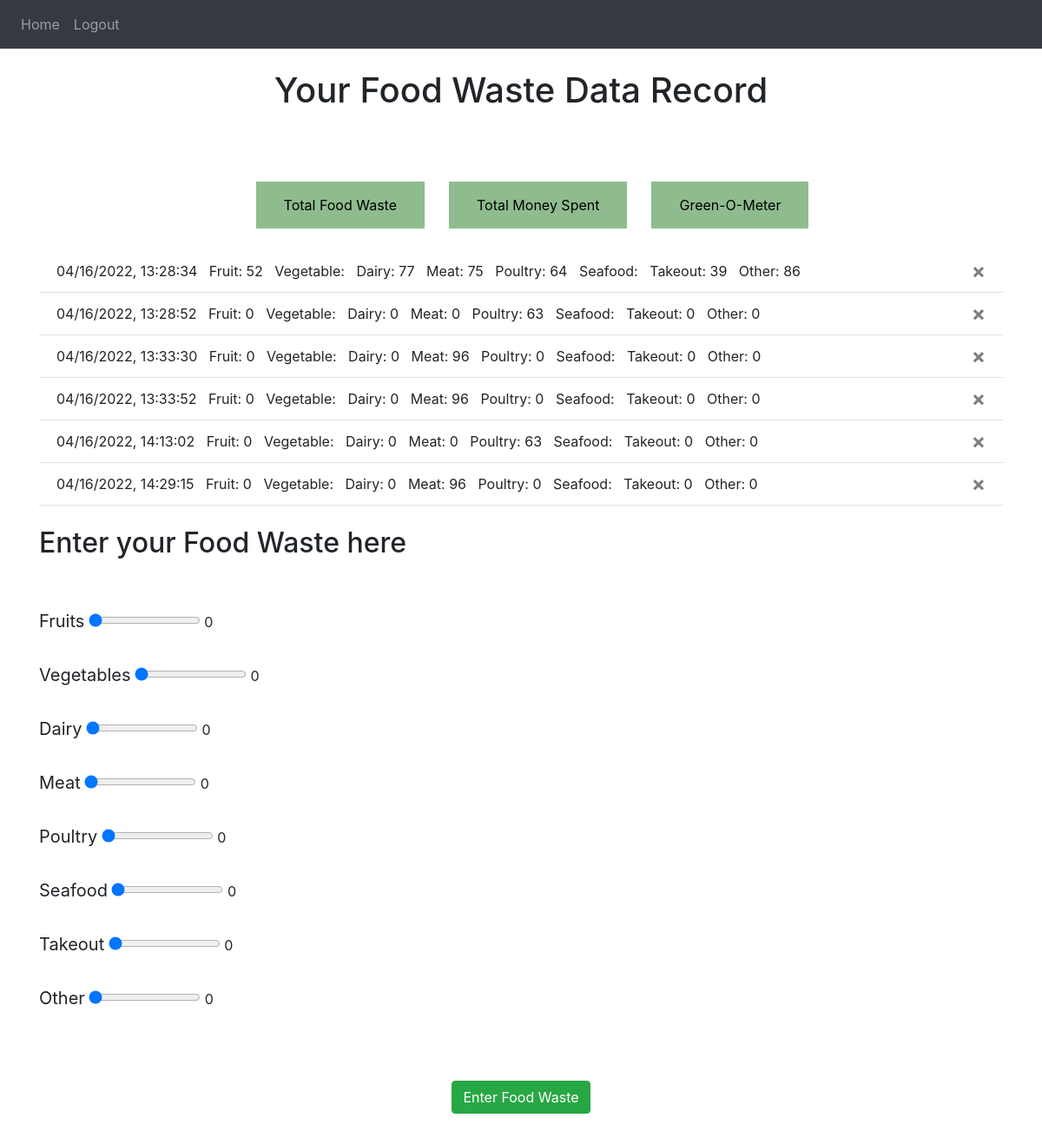
Page / (signed in) on the earlier database version.
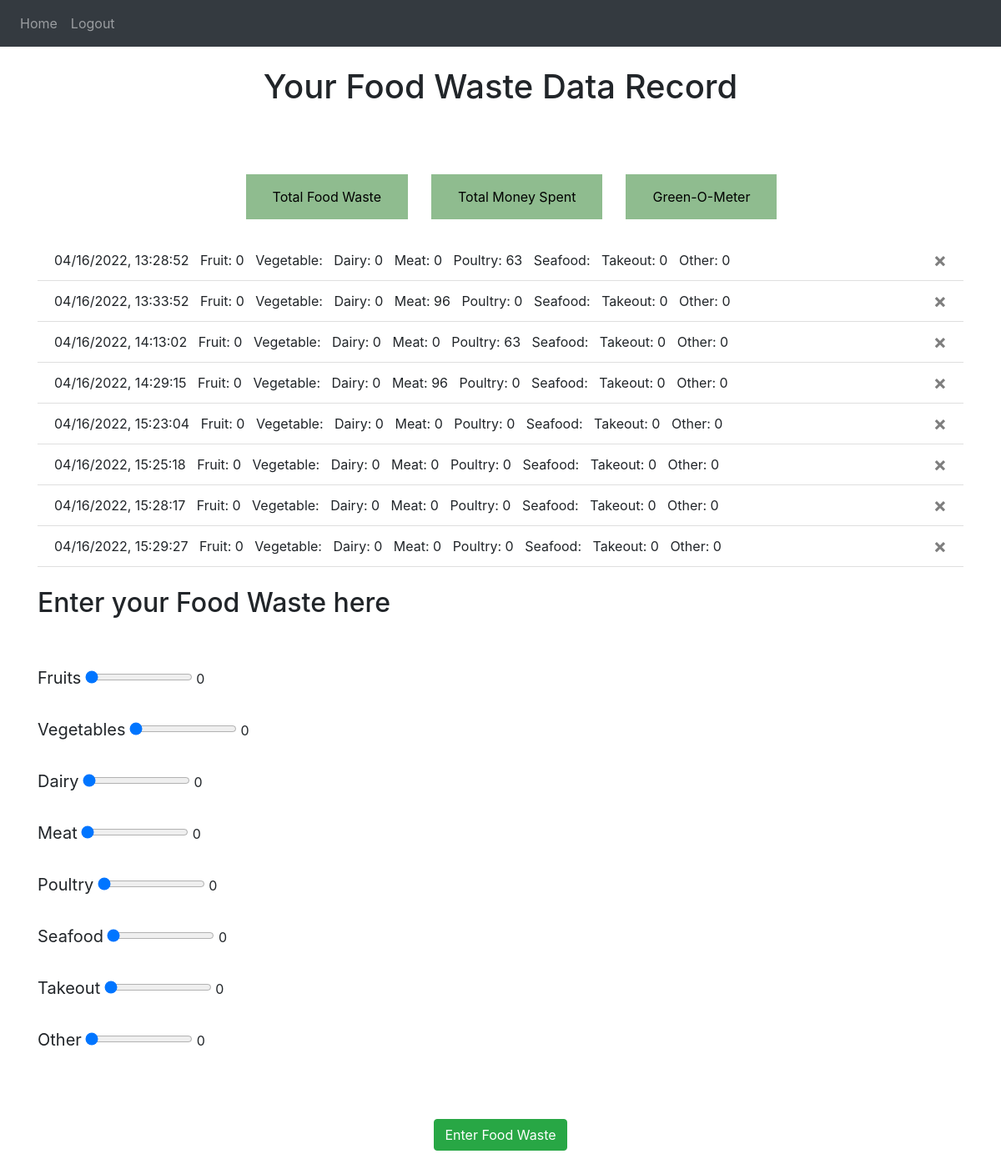
Same page on the later database version.
### website/models.py (models this page shows)
@dataclass
class UserFoodWaste(db.Model):
    user_id = db.Column(db.Integer, db.ForeignKey('user.id'))
    id = db.Column(db.Integer, primary_key=True)
    date = db.Column(db.DateTime(timezone=True), default=datetime.now)
    fruit= db.Column(db.Integer)
    veggies = db.Column(db.Integer)
    dairy = db.Column(db.Integer)
    meat = db.Column(db.Integer)
    poultry = db.Column(db.Integer)
    fish_seafood = db.Column(db.Integer)
    takeout = db.Column(db.Integer)
    other = db.Column(db.Integer)

### website/views.py (the view, shortened to what this page needs)
@views.route('/', methods=['GET', 'POST'])
@login_required
def home():
    return render_template("home.html", user=current_user)

### website/__init__.py (called while the page is built)
def create_app():
    app = Flask(__name__)
    app.config['SECRET_KEY'] = 'randomstring'
    app.config['SQLALCHEMY_DATABASE_URI'] = f'sqlite:///{DB_NAME}'
    db.init_app(app)
    from .views import views
    from .auth import auth
    app.register_blueprint(views, url_prefix='/')
    app.register_blueprint(auth, url_prefix='/')
    from .models import User, Note
    create_database(app)
    login_manager = LoginManager()
    login_manager.login_view = 'auth.login'
    login_manager.init_app(app)
    @login_manager.user_loader
    def load_user(id):
        return User.query.get(int(id))
    return app

### website/templates/home.html (shortened to what this page needs)
{% extends "base.html" %} {% block title %}Home{% endblock %} {% block content
  %}
  <head>
  </head>
  <h1 align="center"> Your Food Waste Data Record</h1>
  <br />
  <br />
  <br />
  <div align="center">
    <table>
      <tr>
        <th>
          <form method="POST">
            <button type="submit" class="btn btn-secondary" style="visibility: hidden;" onclick="">
              <button type="button" class="buttonToggle" id="btn_one" onclick="showViz(1)">
                Total Food Waste
              </button>
            </button>
          </form>
        </th>
        <th>
          <form method="POST">
            <button type="submit" style="visibility: hidden;" class="btn btn-secondary">
              <button type="button" class="buttonToggle" id="btn_two" onclick="showViz(2)">
                Total Money Spent
              </button>
            </button>
          </form>
        </th>
        <th>
          <form method="POST">
            <button type="submit" style="visibility: hidden;" class="btn btn-secondary">
              <button type="button" class="buttonToggle" id="btn_three" onclick="showViz(3)">
                Green-O-Meter
              </button>
            </button>
          </form>
        </th>
      </tr>
    </table>
  </div>
  <br />
  <ul class="list-group list-group-flush" id="notes">
    {% for day in user.foodWaste %}
    <li class="list-group-item">
      {{ day.date.strftime("%m/%d/%Y, %H:%M:%S") }}
      &nbsp
      Fruit: {{day.fruit}}
      &nbsp
      Vegetable: {{day.vegetables}}
      &nbsp
      Dairy: {{day.dairy}}
      &nbsp
      Meat: {{day.meat}}
      &nbsp
      Poultry: {{day.poultry}}
      &nbsp
      Seafood: {{day.seafood}}
      &nbsp
      Takeout: {{day.takeout}}
      &nbsp
      Other: {{day.other}}
      <button type="button" class="close" onClick="deleteNote({{ day.id }})">
        <span aria-hidden="true">&times;</span>
      </button>
    </li>
    {% endfor %}
  </ul>
  <br />
  <form method="POST">
    <h2>Enter your Food Waste here</h2>
    <br/>
    <br/>
    <div id="slidersContainer">
      <div>
        <label for="fruit">Fruits</label>
        <input
          type="range"
          name="fruit"
          min="0"
          max="100"
          value="0"
          class="myslider"
          id="fruit"
          oninput="outputUpdate(value, 'fruit_val')"
        />
        <output for="fruit" id="fruit_val">0</output>
      </div>
      <div>
        <label for="veggies">Vegetables</label>
        <input
          type="range"
          name="veggies"
          min="0"
          max="100"
          value="0"
          class="myslider"
          id="veggies"
          oninput="outputUpdate(value, 'veggie_val')"
        />
        <output for="veggies" id="veggie_val">0</output>
      </div>
    <br />
    <div>
      <label for="dairy">Dairy</label>
      <input
        type="range"
        name="dairy"
        min="0"
        max="100"
        value="0"
        class="myslider"
        id="dairy"
        oninput="outputUpdate(value, 'dairy_val')"
      />
      <output for="dairy" id="dairy_val">0</output>
    </div>
    <div>
      <label for="meat">Meat</label>
      <input
        type="range"
        name="meat"
        min="0"
        max="100"
        value="0"
        class="myslider"
        id="meat"
        oninput="outputUpdate(value, 'meat_val')"
      />
      <output for="meat" id="meat_val">0</output>
    </div>
    <div>
      <label for="poultry">Poultry</label>
      <input
        type="range"
        name="poultry"
        min="0"
        max="100"
        value="0"
        class="myslider"
        id="poultry"
        oninput="outputUpdate(value, 'poultry_val')"
      />
      <output for="poultry" id="poultry_val">0</output>
    </div>
    <br />
    <div>
      <label for="fish_seafood">Seafood</label>
      <input
        type="range"
        name="fish_seafood"
        min="0"
        max="100"
        value="0"
        class="myslider"
        id="fish_seafood"
        oninput="outputUpdate(value, 'fish_seafood_val')"
      />
      <output for="fish_seafood" id="fish_seafood_val">0</output>
    </div>
    <div>
      <label for="takeout">Takeout</label>
      <input
        type="range"
        name="takeout"
        min="0"
        max="100"
        value="0"
        class="myslider"
        id="takeout"
        oninput="outputUpdate(value, 'takeout_val')"
      />
      <output for="takeout" id="takeout_val">0</output>
    </div>
    <div>
      <label for="other">Other</label>
      <input
        type="range"
        name="other"
        min="0"
        max="100"
        value="0"
        class="myslider"
        id="other"
        oninput="outputUpdate(value, 'other_val')"
      />
      <output for="other" id="other_val">0</output>
     </div>
  </div>
    <br />
    <br />
    <br/>
    <div align="center">
      <button type="submit" class="btn btn-success">Enter Food Waste</button>
    </div>
    <br />
    <br />
    <br/>
  </form>
  {% endblock %}

### website/templates/base.html (shortened to what this page needs)
<!DOCTYPE html>
<html>
  <head>
    <link
      rel="stylesheet"
      href="https://stackpath.bootstrapcdn.com/bootstrap/4.4.1/css/bootstrap.min.css"
    />
    <link
      rel="stylesheet"
      href="https://stackpath.bootstrapcdn.com/font-awesome/4.7.0/css/font-awesome.min.css"
    />
  </head>
  <body>
    <nav class="navbar navbar-expand-lg navbar-dark bg-dark">
      <div class="collapse navbar-collapse" id="navbar">
        <div class="navbar-nav">
          {% if user.is_authenticated %}
          <a class="nav-item nav-link" id="home" href="/">Home</a>
          <a class="nav-item nav-link" id="logout" href="/logout">Logout</a>
          {% else %}
          <a class="nav-item nav-link" id="login" href="/login">Login</a>
          <a class="nav-item nav-link" id="signUp" href="/sign-up">Sign Up</a>
          {% endif %}
        </div>
      </div>
    </nav>
    <br />
    <div class="container">{% block content %} {% endblock %}</div>
  </body>
</html>

### website/templates/home.html (style rules this page uses)
.buttonToggle { background-color: darkseagreen; color:black; border: none; padding: 15px 32px; }
label { font-size: 20px; }

Differences in the rows shown:
removed UserFoodWaste: date "04/16/2022, 13:28:34", fruit "52", dairy "77", meat "75", poultry "64", takeout "39", other "86"
removed UserFoodWaste: date "04/16/2022, 13:33:30", fruit "0", dairy "0", meat "96", poultry "0", takeout "0", other "0"
added UserFoodWaste: date "04/16/2022, 15:23:04", fruit "0", dairy "0", meat "0", poultry "0", takeout "0", other "0"
added UserFoodWaste: date "04/16/2022, 15:25:18", fruit "0", dairy "0", meat "0", poultry "0", takeout "0", other "0"
added UserFoodWaste: date "04/16/2022, 15:28:17", fruit "0", dairy "0", meat "0", poultry "0", takeout "0", other "0"
added UserFoodWaste: date "04/16/2022, 15:29:27", fruit "0", dairy "0", meat "0", poultry "0", takeout "0", other "0"
